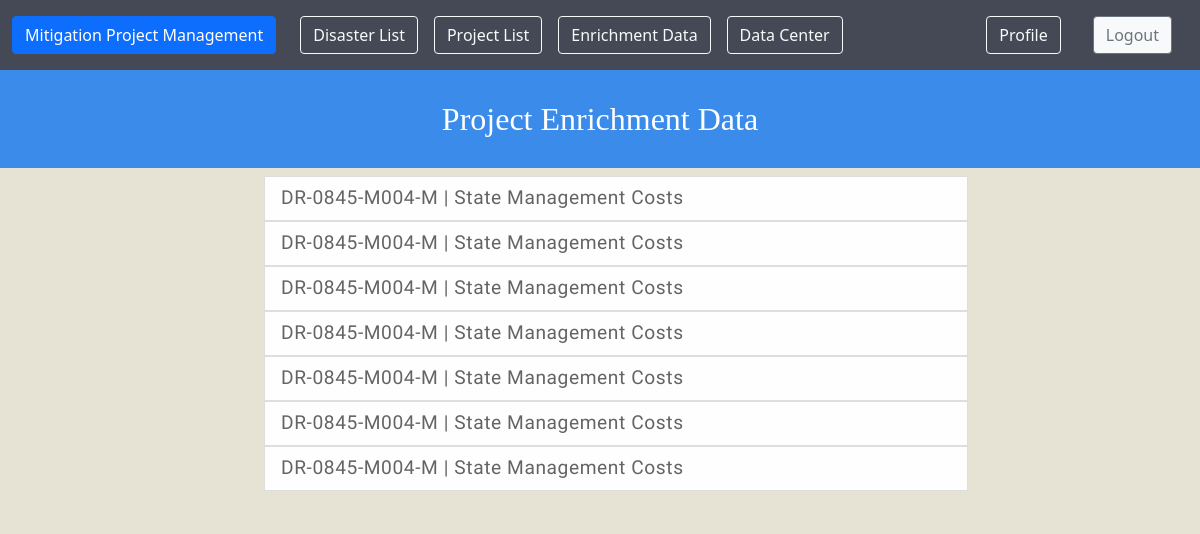
Before: /enrichment_list/ (signed in) with the older database file.
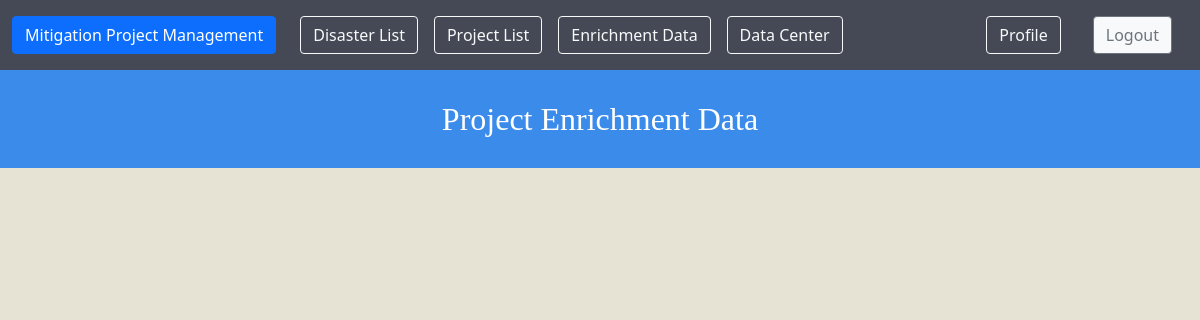
After: the same page with the newer database file.
### ProjectManagementApp/models.py (models this page shows, shortened)
class Enrichment(models.Model):
    assigned_project_identifier = models.ForeignKey(Projects,null=True,on_delete=models.CASCADE)
    project_deliverable_number = models.CharField(max_length=6)
    project_deliverable_title = models.CharField(max_length=100)
    submitted_off_waitlist = models.BooleanField(default=False,null=True, blank=True)
    submitted_off_waitlist_date = models.DateField(blank=True,null=True)
    program_reviewer = models.CharField(max_length=100,null=True, blank=True)
    date_assigned_to_program_reviewer = models.DateField(null=True,blank=True)
    PROJECT_CATEGORY_CHOICES = [('R','Regular'),('I','Initiative'),('P','Planning'),('AA','Advanced Assistance'),('MC','Management Costs')]
    project_category = models.CharField(max_length=2, choices=PROJECT_CATEGORY_CHOICES,null=True,blank=True)
    COMPLEXITY_CHOICES = [('L','Low'),('M','Medium'),('H','High'),('E','Extreme')]
    complexity = models.CharField(max_length=1, choices=COMPLEXITY_CHOICES,null=True,blank=True)
    phased_project = models.BooleanField(default=False,null=True,blank=True)
    initial_review_complete = models.BooleanField(default=False,null=True,blank=True)
    initial_review_complete_date = models.DateField(blank=True,null=True)
    ehp_reviewer = models.CharField(max_length=100,null=True,blank=True)
    date_assigned_to_ehp_reviewer = models.DateField(null=True,blank=True)
    ehp_triage_complete = models.BooleanField(default=False,null=True,blank=True)
    ehp_triage_complete_date = models.DateField(blank=True,null=True)
    archaeological_monitoring_required = models.BooleanField(default=False,null=True,blank=True)
    clean_water_act_coordination_required = models.BooleanField(default=False,null=True,blank=True)
    tribal_monitoring_required = models.BooleanField(default=False,null=True,blank=True)
    nfms_no_effect = models.BooleanField(default=False,null=True,blank=True)
    usfws_no_effect = models.BooleanField(default=False,null=True,blank=True)
    eo_11988_90 = models.BooleanField(default=False,null=True,blank=True)
    catex = models.CharField(max_length=100,null=True,blank=True)
    esa_sec_7_notes = models.TextField(blank=True,null=True)
    nepa_level = models.CharField(max_length=300,null=True,blank=True)
    lead_federal_agency = models.CharField(max_length=300,null=True,blank=True)
    ehp_transmital_date = models.DateField(blank=True,null=True)
    ehp_application_completeness_date = models.DateField(blank=True,null=True)
    ehp_clearance_date = models.DateField(blank=True,null=True)
    ehp_kickoff_date = models.DateField(blank=True,null=True)
    ehp_transmital_date_phase_2 = models.DateField(blank=True,null=True)
    eo_inital_public_notice_posted_date = models.DateField(blank=True,null=True)
    eo_final_public_notice_posted = models.DateField(blank=True,null=True)
    hmtap_contractor = models.CharField(max_length=300,null=True,blank=True)
    sent_to_contractor = models.DateField(blank=True,null=True)
    additional_environmental_attachments = models.BooleanField(default=False,null=True,blank=True)
    rec_complete = models.BooleanField(default=False,null=True,blank=True)
    ehp_review_complete = models.BooleanField(default=False,null=True,blank=True)
    ehp_review_complete_date = models.DateField(blank=True,null=True)
    lpn_needed = models.BooleanField(default=False,null=True,blank=True)
    lpn_available_to_obligate_date = models.DateField(blank=True,null=True)
    lpn_submitted_date = models.DateField(blank=True,null=True)
    spend_plan_date = models.DateField(blank=True,null=True)
    hma_review_complete = models.BooleanField(default=False,null=True,blank=True)
    hma_review_complete_date = models.DateField(blank=True,null=True)
    actual_project_completion_date = models.DateField(blank=True,null=True)
    award_letter_activity_complete_date = models.DateField(blank=True,null=True)
    anticipated_activity_completion_date = models.DateField(blank=True,null=True)
    plan_expiration_date = models.DateField(blank=True,null=True)
    mitigation_coorespondence_complete = models.BooleanField(default=False,null=True,blank=True)
    award_complete = models.BooleanField(default=False,null=True,blank=True)
    award_complete_date = models.DateField(blank=True,null=True)
    actual_activity_completion_date = models.DateField(blank=True,null=True)
    site_visit_date = models.DateField(blank=True,null=True)
    closeout_submission_date = models.DateField(blank=True,null=True)
    non_compliance_memo = models.BooleanField(default=False,null=True,blank=True)
    financial_specialist_final_review = models.BooleanField(default=False,null=True,blank=True)
    deobligation_required = models.BooleanField(default=False,null=True,blank=True)
    amount_deobligated = models.DecimalField(max_digits=12, decimal_places=2,null=True,blank=True)
    ehp_final_review_complete = models.BooleanField(default=False,null=True,blank=True)
    ehp_final_review_date = models.DateField(blank=True,null=True)
    program_final_review_complete = models.BooleanField(default=False,null=True,blank=True)
    program_final_review_date = models.DateField(blank=True,null=True)
    closeout_complete = models.BooleanField(default=False,null=True,blank=True)
    closeout_complete_date = models.DateField(blank=True,null=True)
    rfi_required = models.BooleanField(default=False,null=True,blank=True)
    awaiting_rfi_response = models.BooleanField(default=False,null=True,blank=True)
    rfi_sent_date = models.DateField(blank=True,null=True)
    comments = models.TextField(blank=True,null=True)

class Projects(models.Model):
    assigned_disaster_number= models.ForeignKey(Disasters, blank=True,null=True,on_delete=models.CASCADE)
    county = models.CharField(max_length=50,blank=True,null=True)
    program_area = models.CharField(max_length=35,blank=True,null=True)
    subgrantee = models.CharField(max_length=200,blank=True,null=True)
    project_identifier = models.CharField(max_length=25,blank=True)
    application_id = models.CharField(max_length=10,blank=True,null=True)
    primary_hazard = models.CharField(max_length=50,blank=True,null=True)
    type = models.TextField(blank=True,null=True)
    project_title = models.CharField(max_length=200,blank=True,null=True)
    project_counties = models.CharField(max_length=200,blank=True,null=True)
    status = models.CharField(max_length=50,blank=True,null=True)
    environmental_document_type = models.CharField(max_length=10,blank=True,null=True)
    date_submitted = models.DateField(blank=True,null=True)
    date_received = models.DateField(blank=True,null=True)
    date_initially_approved = models.DateField(blank=True,null=True)
    date_approved = models.DateField(blank=True,null=True)
    date_closed = models.DateField(blank=True,null=True)
    subgrantee_tribal_indicator = models.BooleanField(blank=True,null=True)
    cost_share_percent = models.DecimalField(max_digits=6, decimal_places=2,blank=True,null=True)
    project_amount = models.DecimalField(max_digits=12, decimal_places=2,blank=True,null=True)
    federal_share_proposed = models.DecimalField(max_digits=12, decimal_places=2,blank=True,null=True)
    federal_share_obligated = models.DecimalField(max_digits=12, decimal_places=2,blank=True,null=True)
    non_federal_share = models.DecimalField(max_digits=12, decimal_places=2,blank=True,null=True)
    def __str__(self):
        return self.project_identifier + ' | ' + self.project_title

### ProjectManagementApp/views.py (the view)
# urls.py: path('enrichment_list/',EnrichmentListView.as_view(),name='enrichment_list'),
class EnrichmentListView(ListView):
    model = Enrichment
    template_name = 'enrichment_list.html'

### templates/enrichment_list.html (shortened to what this page needs)
{% extends 'base.html' %}
{% load humanize %}
{% load static %}
{% block content %}
{% include 'navbar.html' %}
{% if user.is_authenticated %}
<h1 class="heading">Project Enrichment Data</h1>
<div class="container">
  <div class="row">
    <div class="col-sm-2"></div>
    <div class="col-sm-8">
      <ul>
        {% for enrichment in object_list %}
        <li class="paragraph list-item remove-bullets">
          <a href="{% url 'ProjectManagementApp:enrichment_edit' enrichment.pk %}"
            class="list-group-item list-group-item-action list-group-item-light">{{enrichment.assigned_project_identifier}}
          </a>
        </li>
        {% endfor %}
      </ul>
    </div>
    <div class="col-sm-2"></div>
  </div>
</div>
{% else %}
You must login first
{% endif %}
{% endblock %}

### templates/base.html (shortened to what this page needs)
{% load static %}
<!DOCTYPE html>
<html lang="en">
<head>
  <link rel="stylesheet" type="text/css" href="{% static 'styles.css' %}" />
  <link href="https://cdn.jsdelivr.net/npm/bootstrap@5.0.2/dist/css/bootstrap.min.css" rel="stylesheet"
 />
</head>
<body>
  <main role="main">{% block content %} {% endblock %}</main>
</body>
</html>

### templates/navbar.html (shortened to what this page needs)
{% load static %}
{% block content %}
<nav class="navbar navbar-expand-sm navbar-background">
  <div class="container-fluid">
    <a class="navbar-brand" href="{% url 'ProjectManagementApp:home' %}">
      <button id="disasterlistbtn" class="btn btn-primary" type="button">Mitigation Project Management</button></a>
    <div class="collapse navbar-collapse" id="collapsibleNavbar">
      <ul class="navbar-nav">
        <li class="nav-items">
          <a class="nav-link" href="{% url 'ProjectManagementApp:disasterslist' %}">
            <button id="disasterlistbtn" class="btn btn-outline-light" type="button">Disaster List</button></a>
        </li>
        <li class="nav-items">
          <a class="nav-link" href="{% url 'ProjectManagementApp:projectlist' %}">
            <button id="projectlistbtn" class="btn btn-outline-light" type="button">Project List</button></a>
        </li>
        <li class="nav-items">
          <a class="nav-link" href="{% url 'ProjectManagementApp:enrichment_list' %}">
            <button id="enrichmentlistbtn" class="btn btn-outline-light" type="button">Enrichment Data</button></a>
        </li>
        <li class="nav-items">
          <a class="nav-link" href="{% url 'ProjectManagementApp:administration' %}">
            <button id="administrationbtn" class="btn btn-outline-light" type="button">Data Center</button></a>
        </li>
      </ul>
    </div>
    <ul class="nav pull-right">
      <li class="nav-items pull-right">
        <a class="nav-link" href="{% url 'members:edit_profile' %}">
          <button id="profilebtn" class="btn btn-outline-light" type="button">Profile</button></a>
      </li>
      <li class="nav-item pull-right">
        <a class="nav-link" href="{% url 'logout' %}">
          <button id="logoutbtn" class="btn btn-outline-secondary btn-light" type="button">Logout</button>
        </a>
      </li>
    </ul>
  </div>
</nav>
{% endblock %}

### static/styles.css (style rules this page uses)
html { background-color: #E7E3d4; }
main { background-color: #E7E3d4; }
.navbar-background { background-color: #444955; }
.navbar-background { color: white; }
.heading { font-family:Georgia, 'Times New Roman', Times, serif; color:white; text-align: center; font-size: 2em; background-color:#3B8BEB; padding:30px; }

Changed rows visible on the page:
removed Enrichment: assigned_project_identifier "DR-0845-M004-M | State Management Costs"
removed Enrichment: assigned_project_identifier "DR-0845-M004-M | State Management Costs"
removed Enrichment: assigned_project_identifier "DR-0845-M004-M | State Management Costs"
removed Enrichment: assigned_project_identifier "DR-0845-M004-M | State Management Costs"
removed Enrichment: assigned_project_identifier "DR-0845-M004-M | State Management Costs"
removed Enrichment: assigned_project_identifier "DR-0845-M004-M | State Management Costs"
removed Enrichment: assigned_project_identifier "DR-0845-M004-M | State Management Costs"
